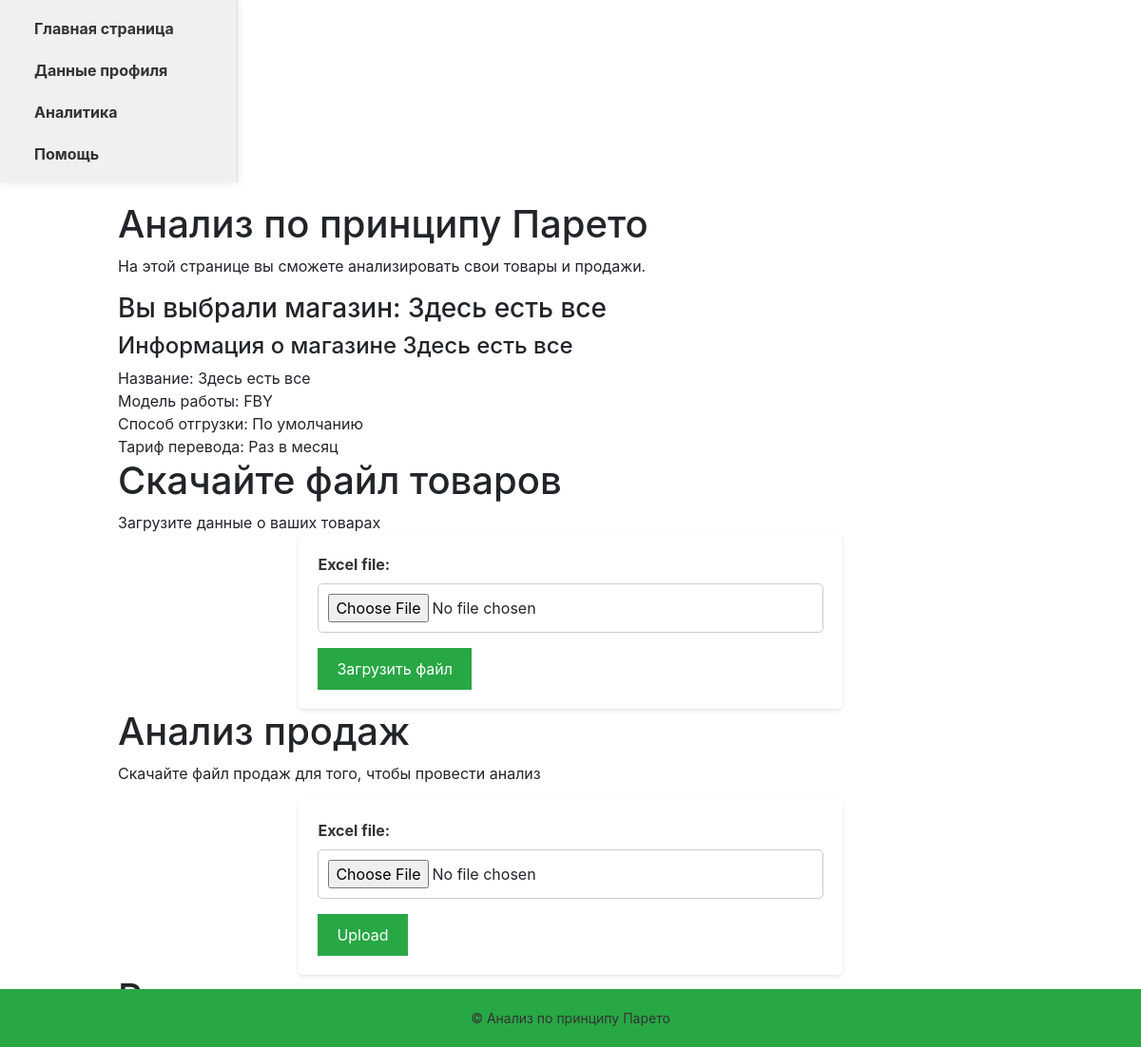
The page /user/product/1/ on the database its author committed.
### for_users/models.py (models this page shows)
class Shop(models.Model):
    nameSH = models.CharField(max_length=20, verbose_name='Название', unique=True)
    creator = models.ForeignKey(User, on_delete=models.SET_NULL, null=True, blank=True, verbose_name='Создатель')
    mp = models.ForeignKey(MarketPlace, on_delete=models.CASCADE, verbose_name='Маркетплейс', to_field='nameMP')
    md = models.ForeignKey(ModelWork, on_delete=models.CASCADE, verbose_name='Модель работы', to_field='nameMW')
    moe = models.ForeignKey(MethodofExport, on_delete=models.CASCADE, verbose_name='Метод отгрузки', to_field='nameME')
    tt = models.ForeignKey(TariffTranslate, on_delete=models.CASCADE, verbose_name='Тариф перевода денег', to_field='nameTT')
    def __str__(self):
        return self.nameSH
    class Meta:
        verbose_name = "Магазин"
        verbose_name_plural = "Магазины"

### for_admin/models.py (models this page shows)
class ModelWork(models.Model):
    nameMW = models.CharField(max_length=10, verbose_name='Название модели', unique=True)
    mp = models.ForeignKey(MarketPlace, on_delete=models.CASCADE, verbose_name='Доступе для МП', to_field='nameMP')
    def __str__(self):
        return self.nameMW
    class Meta:
        verbose_name = "Модель продаж"
        verbose_name_plural = "Модели продаж"

class MethodofExport(models.Model):
    nameME = models.CharField(max_length=20, verbose_name='Метод отгрузки', unique=True)
    cost = models.FloatField(verbose_name='Стоимость отгрузки')
    mp = models.ForeignKey(MarketPlace, on_delete=models.CASCADE, verbose_name='Доступно для МП', to_field='nameMP', default='МП')
    mw = models.ForeignKey(ModelWork, on_delete=models.CASCADE, verbose_name='Доступно для модели', to_field='nameMW')
    def __str__(self):
        return self.nameME
    class Meta:
        verbose_name = "Метод отгрузки"
        verbose_name_plural = "Методы для отгрузки"

class TariffTranslate(models.Model):
    nameTT = models.CharField(max_length=20, verbose_name='Частота выплат', unique=True)
    cost = models.FloatField(verbose_name='Стоимость')
    cost_tt_client = models.FloatField(verbose_name='Стоимость за прием платежей покупателей', default=0.12)
    mp = models.ForeignKey(MarketPlace, on_delete=models.CASCADE, verbose_name='Доступно для МП', to_field='nameMP')
    def __str__(self):
        return self.nameTT
    class Meta:
        verbose_name = "Тариф перевода денег"
        verbose_name_plural = "Тарифы перевода денег"

### for_users/views.py (the view)
# urls.py: path('product/<int:shop_id>/', views.load_shop_data, name='load_shop_data'),
def load_shop_data(request, shop_id):
    selected_shop = Shop.objects.get(id=shop_id)
    sale_pareto = []
    sale_product_pareto= []
    product_pareto = []
    product_product_pareto = []
    if request.method == 'POST':
        form_product = ExcelUploadForm(request.POST, request.FILES)
        form_sale = ExcelUploadForm(request.POST, request.FILES)
        if 'form_type' in request.POST:
            form_type = request.POST['form_type']
            if form_type == 'sale':
                if form_sale.is_valid():
                    if selected_shop.mp.nameMP == 'Яндекс.Маркет':
                        excel_file = request.FILES['excel_file']
                        wb = load_workbook(excel_file)
                        sheet = wb.worksheets[1]
                        for row in sheet.iter_rows(min_row=9, values_only=True):
                            number_shop = row[8]
                            sku_p = row[11]
                            name_p = row[12]
                            count = row[13]
                            price = row[16]
                            full_price = 0
                            count = float(count)
                            category = ''
                            tt_category = 0
                            from_product = Product.objects.all()
                            from_category = CategoryYM.objects.all()
                            for found_name in from_product:
                                if name_p == found_name.nameP:
                                    category = found_name.category
                                    full_price = found_name.price
                            for found_cost in from_category:
                                if category == found_cost.name_full:
                                    if selected_shop.md.nameMW == 'FBY':
                                        tt_category = full_price * found_cost.cost_fby
                                        print('fby')
                                    else:
                                        tt_category = full_price * found_cost.cost_fbs
                            profit = price - selected_shop.moe.cost - tt_category - price * selected_shop.tt.cost
                            sale = Sale(number_shop=number_shop, sku_p=sku_p, name_p=name_p, count=count, price=price,
                                        profit=profit, category=category, shop=selected_shop)
                            sale.save()
                    elif selected_shop.mp.nameMP == 'Озон':
                        excel_file = request.FILES['excel_file']
                        wb = load_workbook(excel_file)
                        sheet = wb.worksheets[0]
                        for row in sheet.iter_rows(min_row=2, values_only=True):
                            number_shop = row[0]
                            sku_p = row[9]
                            name_p = row[8]
                            count = row[13]
                            price = row[11]
                            price = float(price)
                            full_price = 0
                            count = float(count)
                            category = ''
                            tt_category = 0
                            from_product = Product.objects.filter(shop=selected_shop)
                            from_category = CategoryOZ.objects.all()
                            for found_name in from_product:
                                if name_p == found_name.nameP:
                                    category = found_name.category
                                    full_price = found_name.price
                            for found_cost in from_category:
                                if category == found_cost.name_category:
                                    if selected_shop.md.nameMW == 'FBO':
                                        tt_category = full_price * found_cost.cost_fbo
                                    else:
                                        tt_category = full_price * found_cost.cost_fbs
                            profit = price - selected_shop.moe.cost - tt_category - price * selected_shop.tt.cost
                            sale = Sale(number_shop=number_shop, sku_p=sku_p, name_p=name_p, count=count, price=price,
                                        profit=profit, category=category, shop=selected_shop)
                            sale.save()
                    sale_pareto = SaleAnalizeCategory(selected_shop)
                    sale_product_pareto = SaleAnalizeProduct(selected_shop)
            if form_type == 'product':
                if form_product.is_valid():
                    if selected_shop.mp.nameMP == 'Яндекс.Маркет':
                        excel_file = request.FILES['excel_file']
                        wb = load_workbook(excel_file)
                        sheet = wb.worksheets[1]
                        for row in sheet.iter_rows(min_row=4, values_only=True):
                            sku = row[2]
                            nameP = row[3]
                            article = row[12]
                            price = row[16]
                            category = row[38]
                            category = category.replace('\\', '/')
                            tt_category = 0
                            profit = 0
                            categoryYM = CategoryYM.objects.all()
                            for category_obj in categoryYM:
                                if category == category_obj.name_full:
                                    if selected_shop.md.nameMW == 'FBY':
                                        tt_category = category_obj.cost_fby
                                    else:
                                        tt_category = category_obj.cost_fbs
                            if price != None:
                                profit = price - selected_shop.moe.cost - price * selected_shop.tt.cost - price * tt_category
                            product = Product(sku=sku, nameP=nameP, article=article, price=price, category=category, shop=selected_shop, profit=profit)
                            product.save()
                    if selected_shop.mp.nameMP == 'Озон':
                        excel_file = request.FILES['excel_file']
                        wb = load_workbook(excel_file)
                        sheet = wb.worksheets[0]
                        for row in sheet.iter_rows(min_row=4, values_only=True):
                            sku = row[9]
                            nameP = row[2]
                            article = row[1]
                            price = row[3]
                            category = row[48]
                            tt_category = 0
                            profit = 0
                            categoryOZ = CategoryOZ.objects.all()
                            for category_obj in categoryOZ:
                                if category == category_obj.name_category:
                                    if selected_shop.md.nameMW == 'FBO':
                                        tt_category = category_obj.cost_fby
                                    else:
                                        tt_category = category_obj.cost_fbs
                            if price != None:
                                profit = price - selected_shop.moe.cost - price * selected_shop.tt.cost - price * tt_category
                            product = Product(sku=sku, nameP=nameP, article=article, price=price, category=category, shop=selected_shop, profit=profit)
                            product.save()
                    product_pareto = ProductAnalizeCategory(selected_shop)
                    product_product_pareto = ProductAnalizeProduct(selected_shop)
    else:
        form_sale = ExcelUploadForm()
        form_product = ExcelUploadForm()
    return render(request, 'for_users/product.html', {'product_product_pareto': product_product_pareto, 'sale_product_pareto': sale_product_pareto, 'product_pareto': product_pareto, 'sale_pareto': sale_pareto, 'selected_shop': selected_shop, 'form_sale': form_sale, 'form_product': form_product}, )

### for_users/forms.py
class ExcelUploadForm(forms.Form):
    excel_file = forms.FileField()

### for_users/templates/for_users/product.html (shortened to what this page needs)
{% extends 'for_users/base.html' %}
{% block content %}
<h1>Анализ по принципу Парето</h1>
<p>На этой странице вы сможете анализировать свои товары и продажи. <br>
{% if selected_shop %}
<p><h3>Вы выбрали магазин: {{ selected_shop }}</h3>
<h4>Информация о магазине {{ selected_shop }}</h4>
Название: {{ selected_shop }}<br>
Модель работы: {{ selected_shop.md }}<br>
Способ отгрузки: {{ selected_shop.moe }}<br>
Тариф перевода: {{ selected_shop.tt }}<br>
<h1>Скачайте файл товаров</h1>
Загрузите данные о ваших товарах
<form method="post" enctype="multipart/form-data" name="product_form" id="product_form">
    {{ form_product.as_p }}
    <button type="submit">Загрузить файл</button>
</form>
<h1>Анализ продаж</h1>
Скачайте файл продаж для того, чтобы провести анализ</p>
<form method="post" enctype="multipart/form-data" name="sale_form" id="sale_form">
    {{ form_sale.as_p }}
    <button type="submit">Upload</button>
</form>
{% endif %}
<h1>Результат анализа продаж</h1>
{% endblock %}

### for_users/static/for_users/css/styles.css (style rules this page uses)
body { font-family: Arial, sans-serif; margin: 0; padding: 0; background-color: #f2f2f2; color: #333; }
button { background-color: #28a745; color: #fff; border: none; padding: 10px 20px; border-radius: 5px; cursor: pointer; transition: background-color 0.3s; }
form { background-color: rgba(255, 255, 255, 0.9); padding: 20px; border-radius: 5px; box-shadow: 0 2px 4px rgba(0, 0, 0, 0.1); width: 60%; margin: 0 auto; }
label { display: block; margin-bottom: 10px; font-weight: bold; color: #333; }
input, select { width: 100%; padding: 10px; border: 1px solid #ccc; border-radius: 5px; transition: border-color 0.3s; font-size: 16px; margin-bottom: 20px; }
button { background-color: #28a745; color: white; padding: 10px 20px; border: none; border-radius: 5px; font-size: 16px; cursor: pointer; transition: background-color 0.3s; margin: 0 auto; display: block; }

### rows shown on the page
Shop: nameSH "Здесь есть все", md "FBY", moe "По умолчанию", tt "Раз в месяц"
